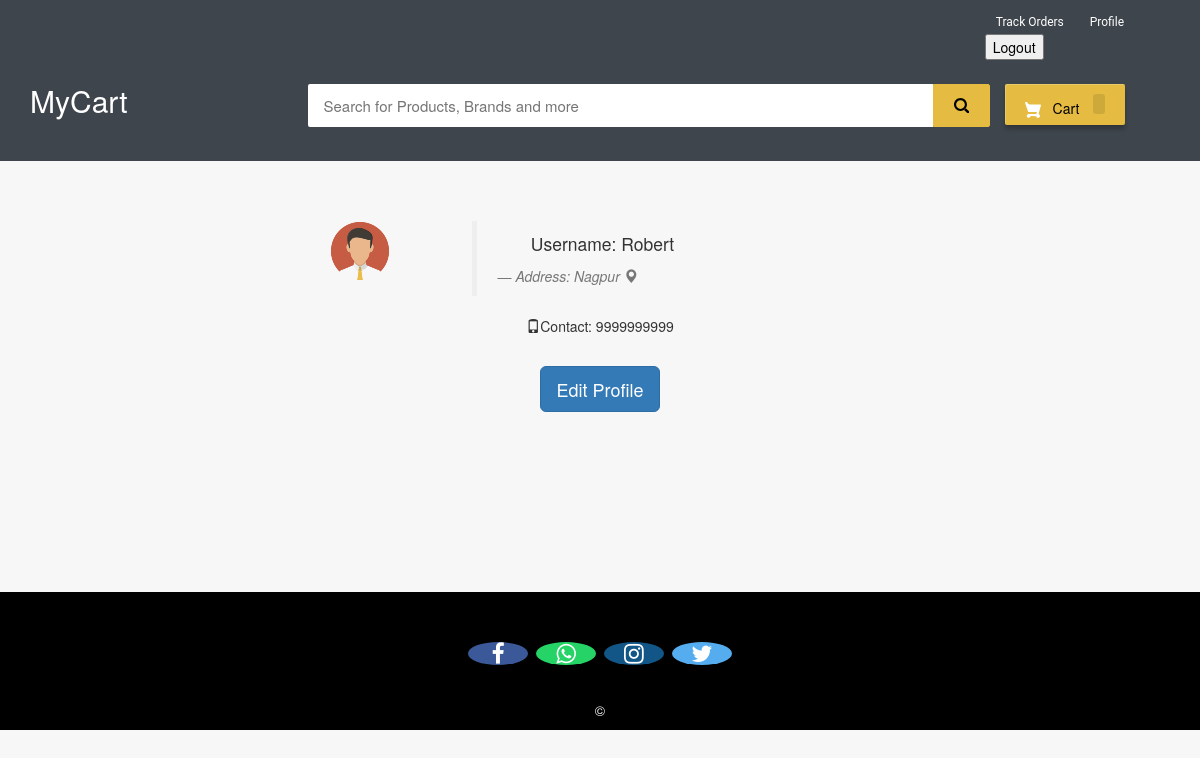
Page /my-profile (signed in) on the committed database.
### store/models.py (models this page shows, shortened)
class Customer(models.Model):
    user=models.OneToOneField(User,on_delete=models.CASCADE)
    profile_pic= models.ImageField(upload_to='profile_pic/CustomerProfilePic/',null=True,blank=True)
    address = models.CharField(max_length=40)
    mobile = models.CharField(max_length=20,null=False)

### store/views.py (the view)
# urls.py: path('my-profile', views.my_profile_view,name='my-profile'),
@login_required(login_url='customerlogin')
@user_passes_test(is_customer)
def my_profile_view(request):
    customer=models.Customer.objects.get(user_id=request.user.id)
    return render(request,'my_profile.html',{'customer':customer})

### store/views.py (called while the page is built)
def is_customer(user):
    return user.groups.filter(name='CUSTOMER').exists()

### store/templates/my_profile.html (shortened to what this page needs)
{% extends 'customer_base.html' %}
{% load static %}
{% block content %}
<br><br><br>
<div style="padding-left:300px;" class="container">
        <div class="col-sm-2 col-md-2">
            <img src="{{ customer.profile_pic.url }}"   alt="profile pic" class="img-rounded img-responsive" />
        </div>
        <div class="col-sm-4 col-md-4">
            <blockquote>
                <p>Username: {{request.user}}</p> <small><cite title="Source Title">Address: {{customer.address}}  <i class="glyphicon glyphicon-map-marker"></i></cite></small>
            </blockquote>
            <p><i class="glyphicon glyphicon-phone"></i>Contact: {{customer.mobile}}
            </p>
        </div>
</div>
<br>
<div style="text-align: center;">
  <a href="/edit-profile"><button class="btn btn-primary btn-lg" ><span>Edit Profile </span></button></a>
</div>
<br><br><br><br><br><br>
{% endblock content %}

### store/templates/customer_base.html (style rules this page uses)
body { background-color: #f7f7f7; }
p { text-align: center; }

### store/templates/my_profile.html (style rules this page uses)
body { background-color:#f7f7f7; }

### rows in the picture
Customer: profile_pic (picture), address "Nagpur", mobile "9999999999"

### other values in the picture
{{ request.user }} "Robert"
